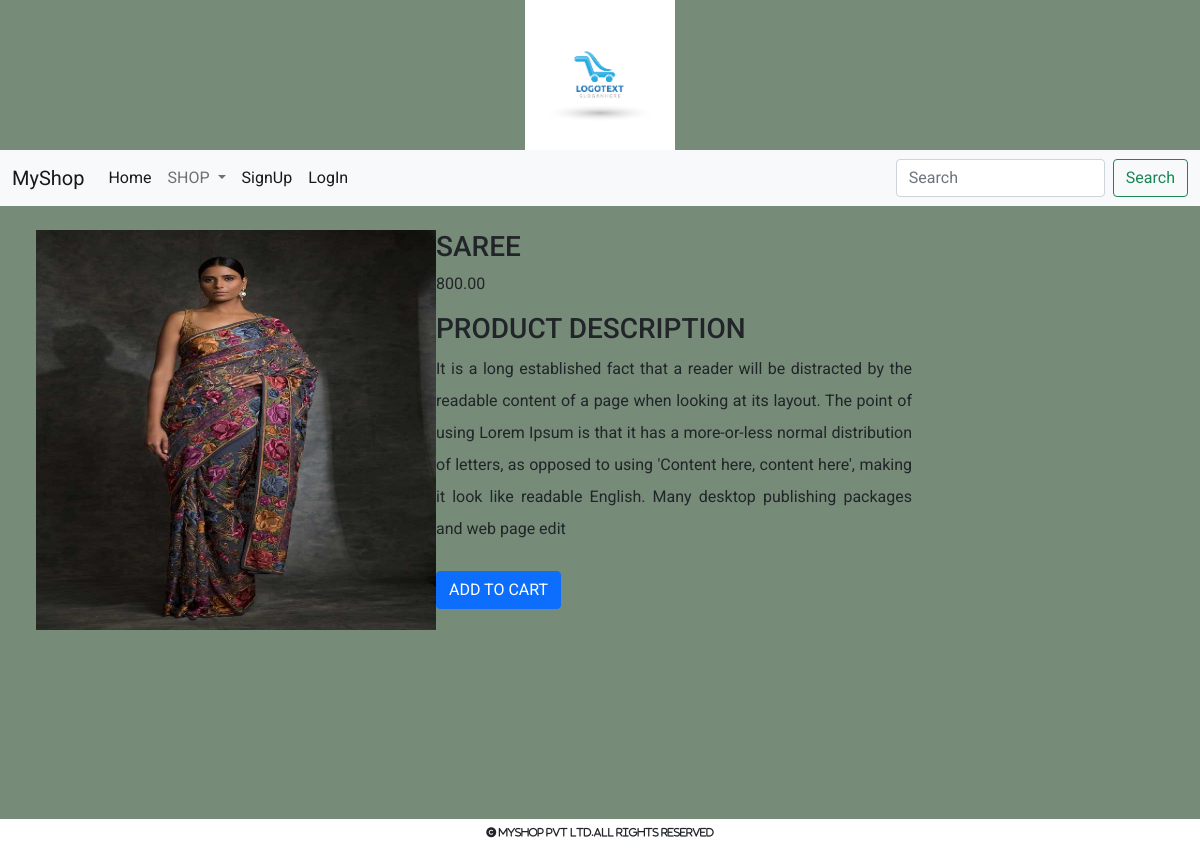
Page /prodetails/saree on the committed database.
### shop/models.py (models this page shows, shortened)
class Products(models.Model):
    name = models.CharField(max_length=250, unique=True)
    slug = models.CharField(max_length=250, unique=True)
    description = models.TextField(blank=True)
    image = models.ImageField(upload_to='shop/products', blank=True, null=True)
    price = models.DecimalField(max_digits=10, decimal_places=2)
    category = models.ForeignKey(Category, on_delete=models.CASCADE)
    stock = models.IntegerField()
    available = models.BooleanField(default=True)
    created = models.DateTimeField(auto_now_add=True)
    updated = models.DateTimeField(auto_now=True)

### shop/views.py (the view)
# urls.py: path('prodetails/<slug:p>', views.prodetails, name='prodetails'),
def prodetails(request, p):
    c = Products.objects.get(slug=p)
    return render(request, 'details.html', {'c': c})

### cart/context_processors.py (called while the page is built, shortened)
def counter(request):
    item_count = 0
    return {'count': item_count}

### shop/context_processors.py (called while the page is built)
def menu_links(request):
    c = Category.objects.all()
    return {'links':c}

### templates/details.html
{% extends 'base.html' %}
{% load static %}
{% block content %}
<div class="container-fluid m-4" style="margin-bottom:100px">
    <div class="row">
        <div class="col-md-4  " style="height:600px;">
            <img src="{{ c.image.url }}" style="height:400px;width:400px">
        </div>
        <div class="col-md-5 " style="height:600px;">
            <h3 class="text-uppercase">{{ c.name }}</h3>
            <p>{{c.price}}</p>
            <h3>PRODUCT DESCRIPTION</h3>
            <P style=" text-align:justify;line-height:2">{{c.description}}</P>
            {% if user.username != 'admin' %}
              {% if c.stock <= 0 %}
                <h4>Out of stock</h4>
              {% else %}
                <h4 style="padding-top:10px;">
                    <a href="{% url 'cart:add_to_cart' c.id %}" class="btn btn-primary">ADD TO CART</a>
                </h4>
              {% endif %}
            {% else %}
            {% if c.stock <= 0 %}
            <h4>Out of stock</h4>
            <a href="{% url 'admin:index' %}">Link to admin</a>
            {% endif %}
            {% endif %}
        </div>
    </div>
</div>
{% endblock %}

### static/css/custom.css (style rules this page uses)
body { margin: 0; padding: 0; background-color:#778B79; font-family: 'Caveat', cursive; font-family: 'Changa', sans-serif; font-family: 'Great Vibes', cursive; font-family: 'Roboto', sans-serif; }

### rows in the picture
Products: image (picture), name "SAREE", price "800.00", description "It is a long established fact that a reader will be distracted by the readable content of a page when looking at its layout. The point of using Lorem Ipsum is that it has a more-or-less normal distribution of letters, as opposed to using 'Content here, content here', making it look like readable English. Many desktop publishing packages and web page edit"
